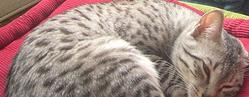
#> input picture Project/Data set/Training/Model1 - Cat.jpg, 249 x 97 px, found by its file name
$ python untitled3.py
#> lines starting #> are read from the running program, lines starting #| are printed output that depends on the picture
# -*- coding: utf-8 -*-
"""
Created on Fri Apr 20 21:38:15 2018

@author: Lenovo-PC
"""
from PIL import Image
import cv2

img = cv2.imread("C:\\Users\\Lenovo-PC\\Desktop\\neural-network-course\\Project\\Data set\\Training\\Model1 - Cat.jpg",0)
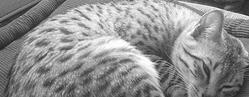
#> img: shape (97, 249); min 23, max 255, mean 144.3
GrayImage = cv2.resize(img, (50, 50))
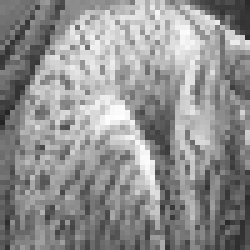
#> GrayImage: shape (50, 50) (shown 5 times larger); min 36, max 254, mean 144.5

$ run again, with Project/Data set/Training/Model2 - Cat.jpg copied over Project/Data set/Training/Model1 - Cat.jpg
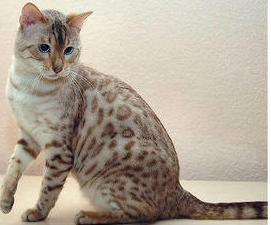
#> input picture Project/Data set/Training/Model2 - Cat.jpg, 271 x 225 px, found by its file name
#> `img = cv2.imread("C:\\Users\\Lenovo-PC\\Desktop\\neural-network-course..`:
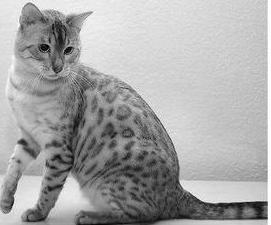
#> img: shape (225, 271); min 0, max 255, mean 166.6
#> `GrayImage = cv2.resize(img, (50, 50))`:
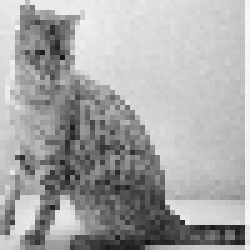
#> GrayImage: shape (50, 50) (shown 5 times larger); min 19, max 247, mean 166.9

$ run again, with Project/Data set/Training/Model3 - Cat.jpg copied over Project/Data set/Training/Model1 - Cat.jpg
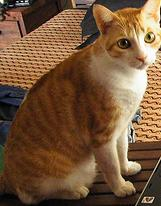
#> input picture Project/Data set/Training/Model3 - Cat.jpg, 161 x 206 px, found by its file name
#> `img = cv2.imread("C:\\Users\\Lenovo-PC\\Desktop\\neural-network-course..`:
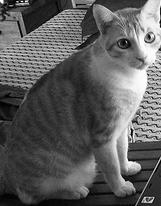
#> img: shape (206, 161); min 0, max 255, mean 93.3
#> `GrayImage = cv2.resize(img, (50, 50))`:
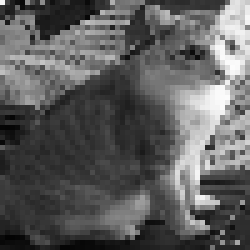
#> GrayImage: shape (50, 50) (shown 5 times larger); min 3, max 252, mean 93.2

$ run again, with Project/Data set/Training/Model4 - Cat.jpg copied over Project/Data set/Training/Model1 - Cat.jpg
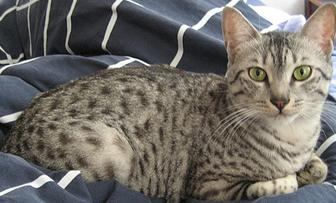
#> input picture Project/Data set/Training/Model4 - Cat.jpg, 336 x 203 px, found by its file name
#> `img = cv2.imread("C:\\Users\\Lenovo-PC\\Desktop\\neural-network-course..`:
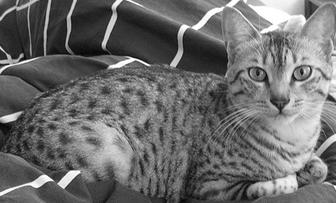
#> img: shape (203, 336); min 0, max 255, mean 108.8
#> `GrayImage = cv2.resize(img, (50, 50))`:
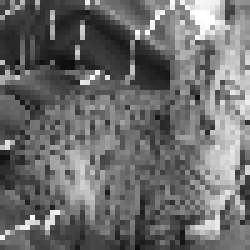
#> GrayImage: shape (50, 50) (shown 5 times larger); min 13, max 255, mean 108.3
